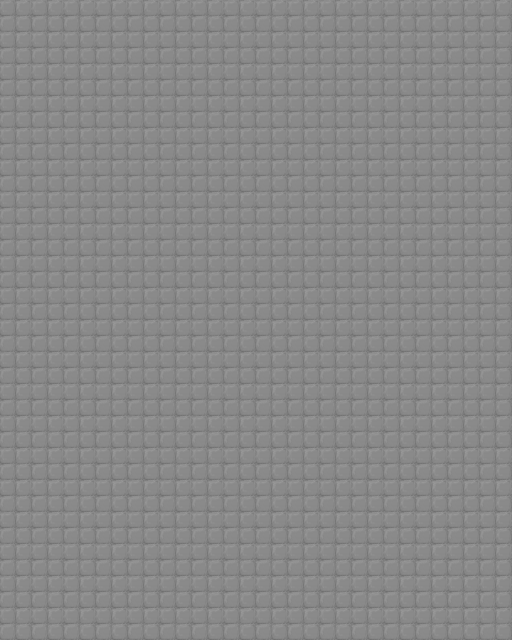

A 2D game scene composited from a Tiled map and its tileset images. What follows is a short description and the map's XML, with every tile layer's data as written:
An orthogonal 16x20 tile map with 32x32 px tiles, 1 tile layer (Kachelebene 1).

<map version="1.4" tiledversion="1.4.3" orientation="orthogonal" renderorder="right-down" width="16" height="20" tilewidth="32" tileheight="32" infinite="0" nextlayerid="2" nextobjectid="1">
 <tileset firstgid="1" source="floortileset.tsx" />
 <layer id="1" name="Kachelebene 1" width="16" height="20">
  <data encoding="csv">
1,1,1,1,1,1,1,1,1,1,1,1,1,1,1,1,
1,1,1,1,1,1,1,1,1,1,1,1,1,1,1,1,
1,1,1,1,1,1,1,1,1,1,1,1,1,1,1,1,
1,1,1,1,1,1,1,1,1,1,1,1,1,1,1,1,
1,1,1,1,1,1,1,1,1,1,1,1,1,1,1,1,
1,1,1,1,1,1,1,1,1,1,1,1,1,1,1,1,
1,1,1,1,1,1,1,1,1,1,1,1,1,1,1,1,
1,1,1,1,1,1,1,1,1,1,1,1,1,1,1,1,
1,1,1,1,1,1,1,1,1,1,1,1,1,1,1,1,
1,1,1,1,1,1,1,1,1,1,1,1,1,1,1,1,
1,1,1,1,1,1,1,1,1,1,1,1,1,1,1,1,
1,1,1,1,1,1,1,1,1,1,1,1,1,1,1,1,
1,1,1,1,1,1,1,1,1,1,1,1,1,1,1,1,
1,1,1,1,1,1,1,1,1,1,1,1,1,1,1,1,
1,1,1,1,1,1,1,1,1,1,1,1,1,1,1,1,
1,1,1,1,1,1,1,1,1,1,1,1,1,1,1,1,
1,1,1,1,1,1,1,1,1,1,1,1,1,1,1,1,
1,1,1,1,1,1,1,1,1,1,1,1,1,1,1,1,
1,1,1,1,1,1,1,1,1,1,1,1,1,1,1,1,
1,1,1,1,1,1,1,1,1,1,1,1,1,1,1,1
</data>
 </layer>
</map>
